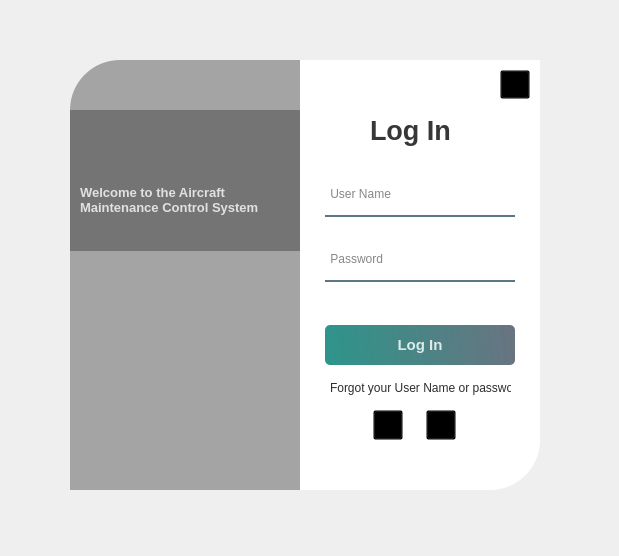
<?xml version="1.0" encoding="UTF-8"?>
<ui version="4.0">
 <class>Form</class>
 <widget class="QWidget" name="Form">
  <property name="geometry">
   <rect>
    <x>0</x>
    <y>0</y>
    <width>619</width>
    <height>556</height>
   </rect>
  </property>
  <property name="windowTitle">
   <string>Form</string>
  </property>
  <widget class="QWidget" name="widget" native="true">
   <property name="geometry">
    <rect>
     <x>30</x>
     <y>30</y>
     <width>550</width>
     <height>500</height>
    </rect>
   </property>
   <property name="styleSheet">
    <string notr="true">QPushButton#loginBtn{
	background-color: qlineargradient(spread:pad, x1:0, y1:0.505682, x2:1, y2:0.477, stop:0 rgba(11,131,120,219),stop:1 rgba(85,98,112,226));
	color:rgba(255,255,255,210);
	border-radius:5px;
}
QPushButton#loginBtn:hover{
background-color: qlineargradient(spread:pad, x1:0, y1:0.505682, x2:1, y2:0.477, stop:0 rgba(150,123,111,219),stop:1 rgba(85,81,84,226));
}
QPushButton#loginBtn:pressed{
padding-left:5px;
padding-top:5px;
background-color:rgba(150,123,111,255)
}



QPushButton#twitterBtn{
	background-color:  rgba(0,0,0,0);
	color:rgba(85,98,112,255);
}
QPushButton#twitterBtn:hover{
color: rgba(131,96,53,255);
}
QPushButton#twitterBtn:pressed{
padding-left:5px;
padding-top:5px;
color:rgba(91,88,53,255)
}

QPushButton#instagramBtn{
	background-color:  rgba(0,0,0,0);
	color:rgba(85,98,112,255);
}
QPushButton#instagramBtn:hover{
color: rgba(131,96,53,255);
}
QPushButton#instagramBtn:pressed{
padding-left:5px;
padding-top:5px;
color:rgba(91,88,53,255)
}

QPushButton#closeBtn{
	background-color:  rgba(0,0,0,0);
	color:rgba(85,98,112,255);
}
QPushButton#closeBtn:hover{
color: rgba(131,96,53,255);
}
QPushButton#closeBtn:pressed{
padding-left:5px;
padding-top:5px;
color:rgba(91,88,53,255)
}</string>
   </property>
   <widget class="QLabel" name="label">
    <property name="geometry">
     <rect>
      <x>40</x>
      <y>30</y>
      <width>280</width>
      <height>430</height>
     </rect>
    </property>
    <property name="styleSheet">
     <string notr="true">border-image: url(:/images/Screenshot_2.png);
border-top-left-radius:50px</string>
    </property>
    <property name="text">
     <string/>
    </property>
   </widget>
   <widget class="QLabel" name="label_2">
    <property name="geometry">
     <rect>
      <x>40</x>
      <y>30</y>
      <width>280</width>
      <height>430</height>
     </rect>
    </property>
    <property name="styleSheet">
     <string notr="true">background-color:rgba(0,0,0,80);
border-top-left-radius:50px;</string>
    </property>
    <property name="text">
     <string/>
    </property>
   </widget>
   <widget class="QLabel" name="label_3">
    <property name="geometry">
     <rect>
      <x>270</x>
      <y>30</y>
      <width>240</width>
      <height>430</height>
     </rect>
    </property>
    <property name="styleSheet">
     <string notr="true">background-color:rgba(255,255,255,255);
border-bottom-right-radius:50px</string>
    </property>
    <property name="text">
     <string/>
    </property>
   </widget>
   <widget class="QLabel" name="label_4">
    <property name="geometry">
     <rect>
      <x>340</x>
      <y>80</y>
      <width>100</width>
      <height>40</height>
     </rect>
    </property>
    <property name="font">
     <font>
      <pointsize>20</pointsize>
      <weight>75</weight>
      <bold>true</bold>
     </font>
    </property>
    <property name="styleSheet">
     <string notr="true">color:rgba(0,0,0,200);</string>
    </property>
    <property name="text">
     <string>Log In</string>
    </property>
   </widget>
   <widget class="QLineEdit" name="userNameTxt">
    <property name="geometry">
     <rect>
      <x>295</x>
      <y>150</y>
      <width>190</width>
      <height>37</height>
     </rect>
    </property>
    <property name="font">
     <font>
      <pointsize>9</pointsize>
     </font>
    </property>
    <property name="styleSheet">
     <string notr="true">background-color:rgba(0,0,0,0);
border:none;
border-bottom:2px solid rgba(46,82,101,200);
color:rgba(0,0,0,240);
padding-bottom:7px;</string>
    </property>
    <property name="placeholderText">
     <string> User Name</string>
    </property>
   </widget>
   <widget class="QLineEdit" name="passwordTxt">
    <property name="geometry">
     <rect>
      <x>295</x>
      <y>215</y>
      <width>190</width>
      <height>37</height>
     </rect>
    </property>
    <property name="font">
     <font>
      <pointsize>9</pointsize>
     </font>
    </property>
    <property name="styleSheet">
     <string notr="true">background-color:rgba(0,0,0,0);
border:none;
border-bottom:2px solid rgba(46,82,101,200);
color:rgba(0,0,0,240);
padding-bottom:7px;</string>
    </property>
    <property name="echoMode">
     <enum>QLineEdit::Password</enum>
    </property>
    <property name="placeholderText">
     <string> Password</string>
    </property>
   </widget>
   <widget class="QPushButton" name="loginBtn">
    <property name="geometry">
     <rect>
      <x>295</x>
      <y>295</y>
      <width>190</width>
      <height>40</height>
     </rect>
    </property>
    <property name="font">
     <font>
      <pointsize>11</pointsize>
      <weight>75</weight>
      <bold>true</bold>
     </font>
    </property>
    <property name="text">
     <string>Log In</string>
    </property>
   </widget>
   <widget class="QLabel" name="forgotLbl">
    <property name="geometry">
     <rect>
      <x>300</x>
      <y>350</y>
      <width>181</width>
      <height>16</height>
     </rect>
    </property>
    <property name="styleSheet">
     <string notr="true">color:rgba(0,0,0,210);</string>
    </property>
    <property name="text">
     <string>Forgot your User Name or password?</string>
    </property>
   </widget>
   <widget class="QWidget" name="horizontalLayoutWidget">
    <property name="geometry">
     <rect>
      <x>320</x>
      <y>380</y>
      <width>131</width>
      <height>31</height>
     </rect>
    </property>
    <layout class="QHBoxLayout" name="horizontalLayout">
     <property name="spacing">
      <number>0</number>
     </property>
     <item>
      <widget class="QPushButton" name="twitterBtn">
       <property name="maximumSize">
        <size>
         <width>30</width>
         <height>30</height>
        </size>
       </property>
       <property name="font">
        <font>
         <family>Social Media Circled</family>
         <pointsize>15</pointsize>
        </font>
       </property>
       <property name="text">
        <string/>
       </property>
       <property name="icon">
        <iconset resource="Login.qrc">
         <normaloff>:/İmages/black-icon/twitter.svg</normaloff>:/İmages/black-icon/twitter.svg</iconset>
       </property>
      </widget>
     </item>
     <item>
      <widget class="QPushButton" name="instagramBtn">
       <property name="maximumSize">
        <size>
         <width>30</width>
         <height>30</height>
        </size>
       </property>
       <property name="font">
        <font>
         <family>Social Media Circled</family>
         <pointsize>15</pointsize>
        </font>
       </property>
       <property name="text">
        <string/>
       </property>
       <property name="icon">
        <iconset resource="Login.qrc">
         <normaloff>:/İmages/black-icon/instagram.svg</normaloff>:/İmages/black-icon/instagram.svg</iconset>
       </property>
      </widget>
     </item>
    </layout>
   </widget>
   <widget class="QLabel" name="label_6">
    <property name="geometry">
     <rect>
      <x>40</x>
      <y>80</y>
      <width>230</width>
      <height>141</height>
     </rect>
    </property>
    <property name="styleSheet">
     <string notr="true">background-color:rgba(0,0,0,75);</string>
    </property>
    <property name="text">
     <string/>
    </property>
   </widget>
   <widget class="QLabel" name="logoLbl">
    <property name="geometry">
     <rect>
      <x>40</x>
      <y>80</y>
      <width>231</width>
      <height>51</height>
     </rect>
    </property>
    <property name="styleSheet">
     <string notr="true">border-image: url(:/images/skyolympos_logo_son.png);
border-top-left-radius:50px</string>
    </property>
    <property name="text">
     <string/>
    </property>
   </widget>
   <widget class="QLabel" name="welcomeLbl">
    <property name="geometry">
     <rect>
      <x>50</x>
      <y>145</y>
      <width>220</width>
      <height>50</height>
     </rect>
    </property>
    <property name="font">
     <font>
      <pointsize>10</pointsize>
      <weight>75</weight>
      <bold>true</bold>
     </font>
    </property>
    <property name="styleSheet">
     <string notr="true">color:rgba(255,255,255,200);</string>
    </property>
    <property name="text">
     <string>Welcome to the Aircraft
Maintenance Control System</string>
    </property>
   </widget>
   <widget class="QPushButton" name="closeBtn">
    <property name="geometry">
     <rect>
      <x>470</x>
      <y>40</y>
      <width>30</width>
      <height>29</height>
     </rect>
    </property>
    <property name="maximumSize">
     <size>
      <width>30</width>
      <height>30</height>
     </size>
    </property>
    <property name="font">
     <font>
      <family>Social Media Circled</family>
      <pointsize>15</pointsize>
     </font>
    </property>
    <property name="text">
     <string/>
    </property>
    <property name="icon">
     <iconset resource="Login.qrc">
      <normaloff>:/İmages/black-icon/x.svg</normaloff>:/İmages/black-icon/x.svg</iconset>
    </property>
   </widget>
  </widget>
 </widget>
 <resources>
  <include location="Login.qrc"/>
 </resources>
 <connections>
  <connection>
   <sender>closeBtn</sender>
   <signal>clicked()</signal>
   <receiver>Form</receiver>
   <slot>close()</slot>
   <hints>
    <hint type="sourcelabel">
     <x>517</x>
     <y>86</y>
    </hint>
    <hint type="destinationlabel">
     <x>309</x>
     <y>277</y>
    </hint>
   </hints>
  </connection>
 </connections>
</ui>
